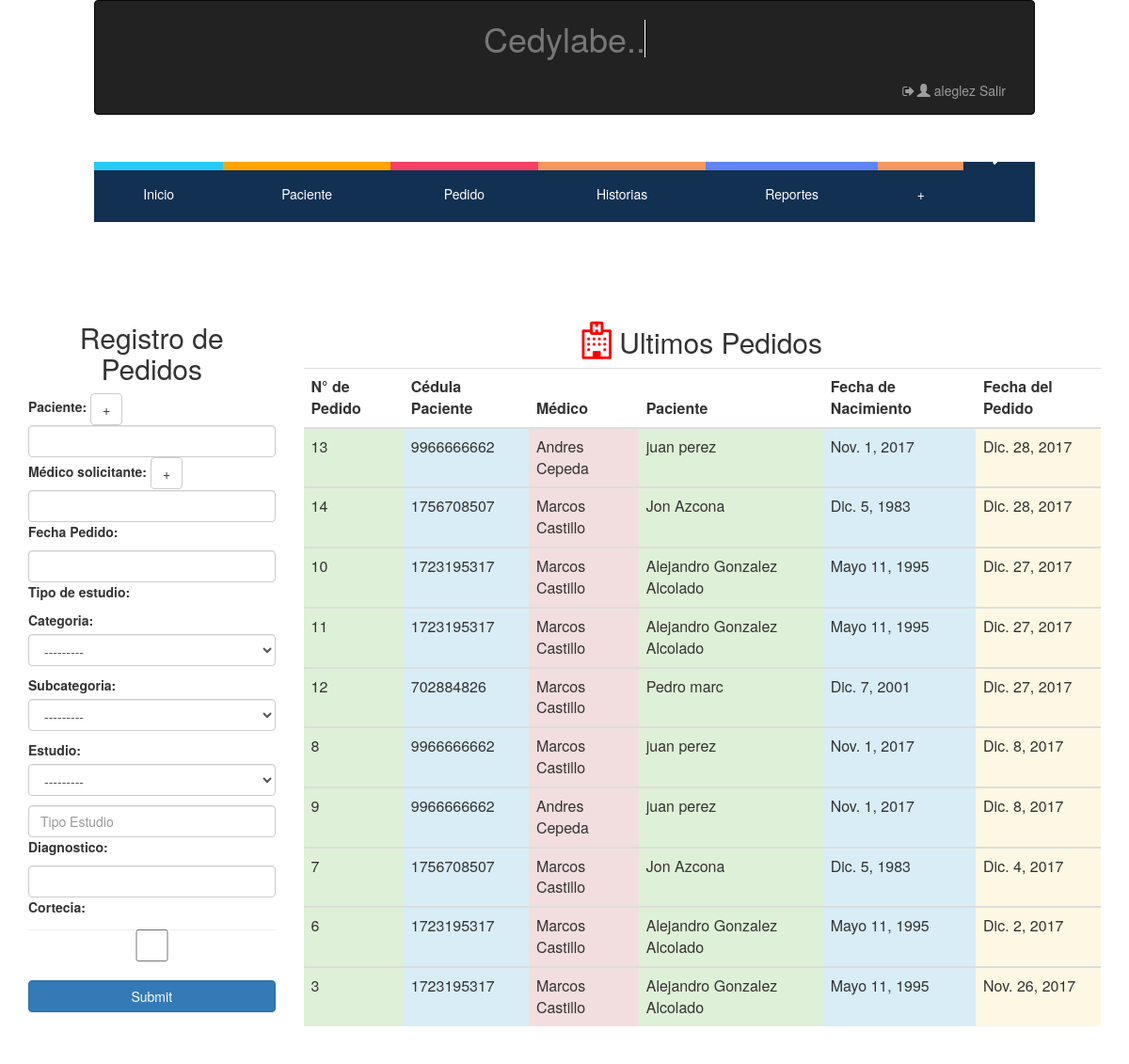
Before: /pedidos/ (signed in) with the older database file.
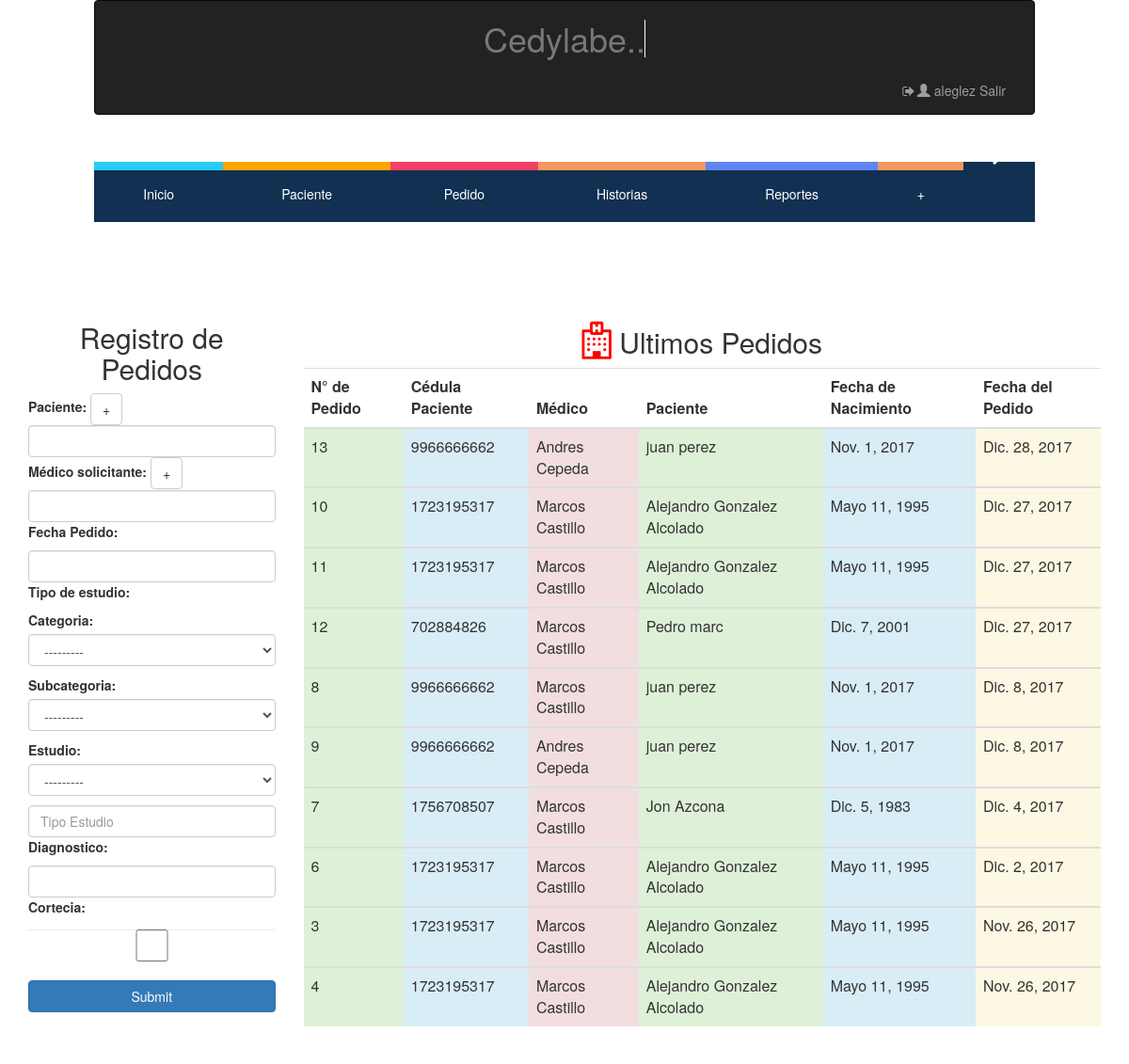
After: the same page with the newer database file.
### hcapp/models.py (models this page shows, shortened)
class Pedido(models.Model):
    TRUE_FALSE_CHOICE = ((True, "Yes"),(False, "No"))
    Paciente= models.ForeignKey(Paciente, on_delete=models.PROTECT)
    Medico= models.ForeignKey(MedicoSolicitante, on_delete=models.PROTECT)
    Diagnostico_presuntivo= models.CharField(max_length=255, null=True, blank=True)
    Fecha_pedido = models.DateField(auto_now=True) # auto_add será valido ???
    Fecha = models.DateField(auto_now=True)
    Cortecia = models.BooleanField(choices=TRUE_FALSE_CHOICE)

class Paciente (models.Model):
    Cedula = models.IntegerField(null=False, blank=False, unique=True, error_messages={'unique':"Ya existe un paciente con esta cédula en el sistema"}) # es necesaria?
    Nombre = models.CharField(max_length=128, null=False, blank=False)
    Apellido = models.CharField(max_length=128, null=False, blank=False)
    Telefono = models.IntegerField(validators=[MaxValueValidator(9999999999)], null=True, blank=True)
    Fecha_nacimiento= models.DateField(null= True, blank=True)
    Fecha_ingreso= models.DateField(auto_now=True, auto_now_add=False)
    '''def save(self, *args, **kwargs):
        if not self.Edad:
            self.Edad = calculate_age(self.Fecha_nacimiento)
        super(Paciente, self).save(*args, **kwargs)'''

class MedicoSolicitante (models.Model):
    Nombre = models.CharField(max_length=128, null=False, blank=False)
    Apellido = models.CharField(max_length=128, null=False, blank=False)
    Telefono = models.IntegerField(validators=[MaxValueValidator(9999999999)], null=True, blank=True)
    Fecha = models.DateField(auto_now=True)

### hcapp/views.py (the view)
# urls.py: url(r'^pedidos/$',user_passes_test(views.superuser_or_medico)(views.PedidosHome) ,name="Home-Pedidos"),
def PedidosHome(request):
    nform=NombreEstudioForm()
    form=PedidoForm()
    drop=TipoEstudioForm()
    ultimos_pedidos= Pedido.objects.order_by('-Fecha')[:10]
    context={'form':form, 'nombre_estudio_form':nform,
    'drop_form':drop, 'ultimos_pedidos':ultimos_pedidos}
    return render(request, "hcapp/pedidos_home.html",context )

### hcapp/forms.py
class PedidoForm(forms.Form):
    Paciente = forms.CharField(validators=[validar_cliente_existe], widget=forms.TextInput(attrs={'class': 'form-control'}))
    Medico= forms.CharField(validators=[validar_medico_existe], label='Médico solicitante',required=False)
    Fecha= forms.DateField(label='Fecha Pedido',required=False)
    Estudio=forms.CharField(widget=forms.TextInput(attrs={'placeholder': 'Tipo Estudio', 'title': 'Escribe el nombre del estudio y se autocompletará'}), label='Tipo de estudio',validators=[validar_estudio_existe])
    Diagnostico=forms.CharField(required=False)
    Cortecia = forms.BooleanField(widget=forms.CheckboxInput(attrs={'title': 'Haz click si este pedido será una Cortecía'}),required=False)
    def __init__(self, *args, **kwargs):
        super(PedidoForm, self).__init__(*args, **kwargs)
        for x, y in self.fields.items():
            self.fields[x].widget.attrs.update({'class': 'form-control'})

class NombreEstudioForm(forms.Form):
    Estudio=forms.CharField(widget=forms.TextInput(attrs={'class': 'form-control'}), label='Tipo de estudio',validators=[validar_estudio_existe],required=False)

### hcapp/models.py (called while the page is built)
    def __str__(self):
        return ("cat: "+str(self.Nombre))

### hcapp/views.py (called while the page is built)
def superuser_or_medico(user):
    return user.is_superuser or user.groups.filter(name='medicos').exists()

### hcapp/templates/hcapp/pedidos_home.html (shortened to what this page needs)
{% extends "hcapp/index.html" %}
{% load staticfiles %}
{% block contenido %}
<div class="container">
  <div class="row">
    <div class="col-md-3 col-xs-4 col-sm-6">
      <form method="post" action="{% url 'hcapp:Crear-Pedidos' %}">
        <h2 align="center">Registro de Pedidos</h2>
          {% for field in form%}
          <label> {{field.label_tag}} </label>
          {% if field.name == 'Paciente' %}
        <input title="Crear nuevo Paciente" target="_blank" type="button" class="btn btn-default" value="+" onclick="window.open('{% url 'hcapp:Crear-Paciente' %}')">
        {% endif %}
        {% if field.name == 'Medico' %}
        <input title="Crear nuevo Médico" type="button" class="btn btn-default" value="+" onclick="window.open ('{% url 'hcapp:Crear-Medico' %}')">
        {% endif %}
        {% if field.name == 'Estudio' %}
        {{drop_form.as_p}}
        {% endif %}
            <div > {{ field }} </div>
        {% endfor %}
        <br>
        <input type="submit" class="btn btn-primary btn-block" name="enviar">
        <br>
    </form>
    </div>
      <div class="col-md-9 col-xs-8 col-sm-6">
        <div class="table-responsive" align="center">
          <table class="table Contextual Classes" >
                          <thead>
                              <tr colspan="6" align="center"><center><h2><i class="fa fa-hospital-o" style="font-size:40px;color: red"></i> Ultimos Pedidos</h2></center></tr>
                            <tr>
                                <th align="center"> N° de Pedido </th>
                                <th align="center"> Cédula Paciente </th>
                                <th align="center"> Médico </th>
                                <th align="center"> Paciente </th>
                                <th align="center"> Fecha de Nacimiento </th>
                                <th align="center"> Fecha del Pedido </th>
                            </tr>
                          </thead>
                              {% for pedido in ultimos_pedidos %}
                          <tbody>
                           <tr>
                                <td class="success">
                                   {{pedido.pk}}
                                </td>
                                <td class="info">
                                   {{pedido.Paciente.Cedula}}
                                </td>
                                <td class="danger">
                                    {{pedido.Medico.Nombre}} {{pedido.Medico.Apellido}}
                                </td>
                                <td class="success">
                                    {{pedido.Paciente.Nombre }}  {{pedido.Paciente.Apellido}}
                                </td>
                                <td class="info">
                                  {{pedido.Paciente.Fecha_nacimiento}}
                                </td>
                                <td class="warning">
                                  {{pedido.Fecha_pedido}}
                                </td>
                            </tr>
                            </tbody>
                            {% endfor %}
                    </table>
                </div>
            </div>
        <br>
  </div>
</div>
{% endblock contenido %}

### hcapp/templates/hcapp/index.html (shortened to what this page needs)
{% load staticfiles %}
<html lang="en">
    <link rel="stylesheet" href="{% static 'css/fonts.css' %}">
    <link rel="stylesheet" href="{% static 'css/estilo_distribucion_cntenido.css' %}">
    <link rel="stylesheet" href="{% static 'css/estilo_titulo.css' %}">
    <link rel="stylesheet" href="{% static 'css/style.css' %}">
    <link rel="stylesheet" href="{% static 'css_boot/bootstrap.css' %}">
    <link rel="stylesheet" href="{% static 'css/alertify.min.css' %}">
    <link rel="stylesheet" href="{% static 'css/themes/default.min.css' %}">
    <link rel="stylesheet" href="{% static 'css/themes/default.min.css' %}">
    <link rel="stylesheet" href="{% static 'css/themes/bootstrap.min.css' %}">
    <link rel="stylesheet" href="{% static 'css/jquery-ui.css' %}">
    <link rel="stylesheet" href="http://maxcdn.bootstrapcdn.com/bootstrap/3.3.4/css/bootstrap.min.css">
    <link rel="stylesheet" href="https://cdnjs.cloudflare.com/ajax/libs/font-awesome/4.7.0/css/font-awesome.min.css">
    <link rel="stylesheet" href="//code.jquery.com/ui/1.12.1/themes/base/jquery-ui.css">
    <link rel="stylesheet" href="/resources/demos/style.css">
  <head>
 </head>
  <body>
<div class="container">
    <nav class="navbar navbar-default navbar-inverse" role="navigation">
      <div class="container-fluid">
<div class="contenedor_titulo">
  <div align="left">
    <h1 class="text-muted">Cedylabe..<span>&#160;</span></h1>
  </div>
</div>
        <div class="collapse navbar-collapse" id="bs-example-navbar-collapse-1">
          <ul class="nav navbar-nav navbar-right">
                        {% if user.is_authenticated  %}
                         <li><a href="/logout/"><i class="fa fa-sign-out fa-fw"></i><span class="glyphicon glyphicon-user"></span> {{user.username}} Salir </a></li>
                          {% else %}
                        <li><a href="/login/"><i class="fa fa-sign-out fa-fw"></i><span class="glyphicon glyphicon-share"></span> Ingresar</a>
                        {% endif %}</a></li>
          </ul>
        </div>
      </div>
    </nav>
</div>
<div class="container">
  <header>
    <nav>
      <ul>
        <li><a href="{% url "hcapp:Inicio" %}"><span class="color1"><i class="icon icon-home"></i></span>Inicio</a></li>
        <li><a href="{% url "hcapp:Crear-Paciente" %}"><span class="color2"><i class="icon icon-man"></i></span>Paciente</a>
        </li>
        <li><a href="{% url "hcapp:Home-Pedidos" %}"><span class="color3"><i class="icon icon-file-text2"></i></span>Pedido</a>
        </li>
        <li><a href="{% url "hcapp:Tabla-Historias" %}"><span class="color4"><i class="icon icon-files-empty" ></i></span>Historias</a></li>
        <li><a href="{% url "hcapp:Home-Reportes" %}"><span class="color6"><i class="icon icon-folder-open"></i></span>Reportes</a>
        </li>
        <li><a href="{% url "hcapp:Subir-Plantilla" %}"><span class="color4"></span> + </a></li>
        <li><a href="/admin/"><span class="color4">admin<i class="icon glyphicon glyphicon-wrench" ></i></span></a></li>
      </ul>
    </nav>
  </header>
</div>
</body>
</html>
{% block contenido %}
{% endblock contenido %}

### hcapp/static/css/estilo_distribucion_cntenido.css (style rules this page uses)
* { margin: 0; padding: 0; }
body { font-family: none; background: #fff; color: #fff; }
header { margin-top:10px; width: 100%; height: 150px; overflow: hidden; position: relative; }
nav { top:-20px; position: absolute; left:0; right:0; margin:20px auto; max-width:1000px; width:90%; }
nav ul { list-style:none; }
nav > ul { display:table; width:100%; background:#123052; position:relative; }
nav > ul li { display:table-cell; }
nav > ul > li { display: table-cell; }
nav > ul li a { color:#fff; display:block; line-height:20px; padding:20px; position: relative; text-align:center; text-decoration:none; -webkit-transition: all .3s ease; -moz-transition: all .3s ease; -ms-transition: all .3s ease; -o-transition: all .3s ease; transition: all .3s ease; }
nav > ul > li > a span { background:#174459; display:block; height:100%; width:100%; left:0; position:absolute; top:-55px; -webkit-transition: all .3s ease; -moz-transition: all .3s ease; -ms-transition: all .3s ease; -o-transition: all .3s ease; transition: all .3s ease; }
nav > ul > li > a span .icon { display:block; line-height:60px; }
nav ul li a .color1 { background: #27CBF9; }
nav ul li a .color2 { background:orange; }
nav ul li a .color3 { background: #F54165; }
nav ul li a .color4 { background: #F3985F; }
nav ul li a .color6 { background: #5F84F3; }

### hcapp/static/css/estilo_titulo.css (style rules this page uses)
* { margin: 0; padding: 0; }
body { font-family: monospace; background: #000; }
.contenedor_titulo { margin: auto; display: table; }
h1 { float: left; color: #fff; position: relative; font-size:2.5em; }

### hcapp/static/css/style.css (style rules this page uses)
[class^="icon-"], [class*=" icon-"] { font-family: 'icomoon' !important; speak: none; font-style: normal; font-weight: normal; font-variant: normal; text-transform: none; line-height: 1; -webkit-font-smoothing: antialiased; -moz-osx-font-smoothing: grayscale; }
.icon-file-text2:before { content: "\e926"; }
.icon-man:before { content: "\e9dc"; }

Changed rows visible on the page:
removed Pedido: pk "14", Paciente.Cedula "1756708507", Medico.Nombre "Marcos", Medico.Apellido "Castillo", Paciente.Nombre "Jon", Paciente.Apellido "Azcona", Paciente.Fecha_nacimiento "Dic. 5, 1983", Fecha_pedido "Dic. 28, 2017"
now on this page (row unchanged): Pedido: pk "4", Paciente.Cedula "1723195317", Medico.Nombre "Marcos", Medico.Apellido "Castillo", Paciente.Nombre "Alejandro", Paciente.Apellido "Gonzalez Alcolado", Paciente.Fecha_nacimiento "Mayo 11, 1995", Fecha_pedido "Nov. 26, 2017"
